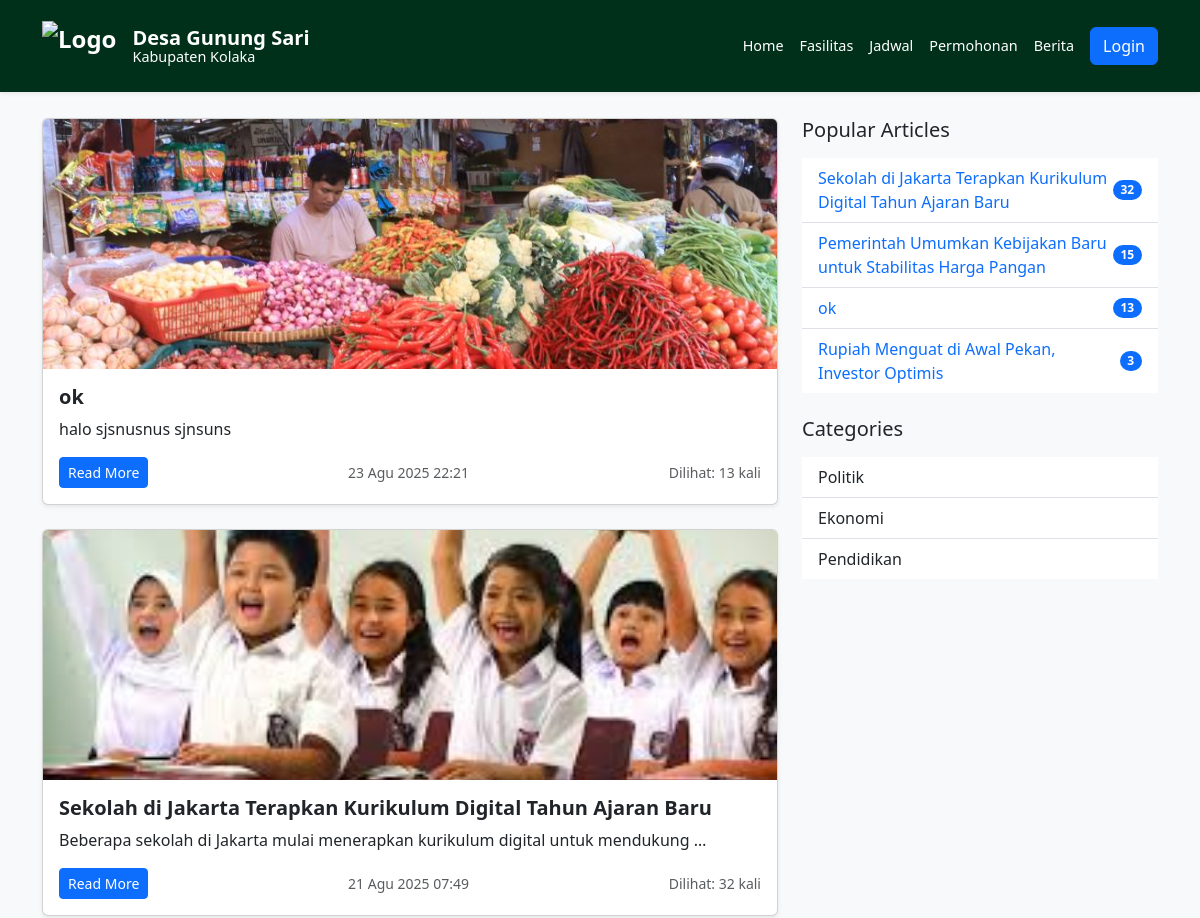
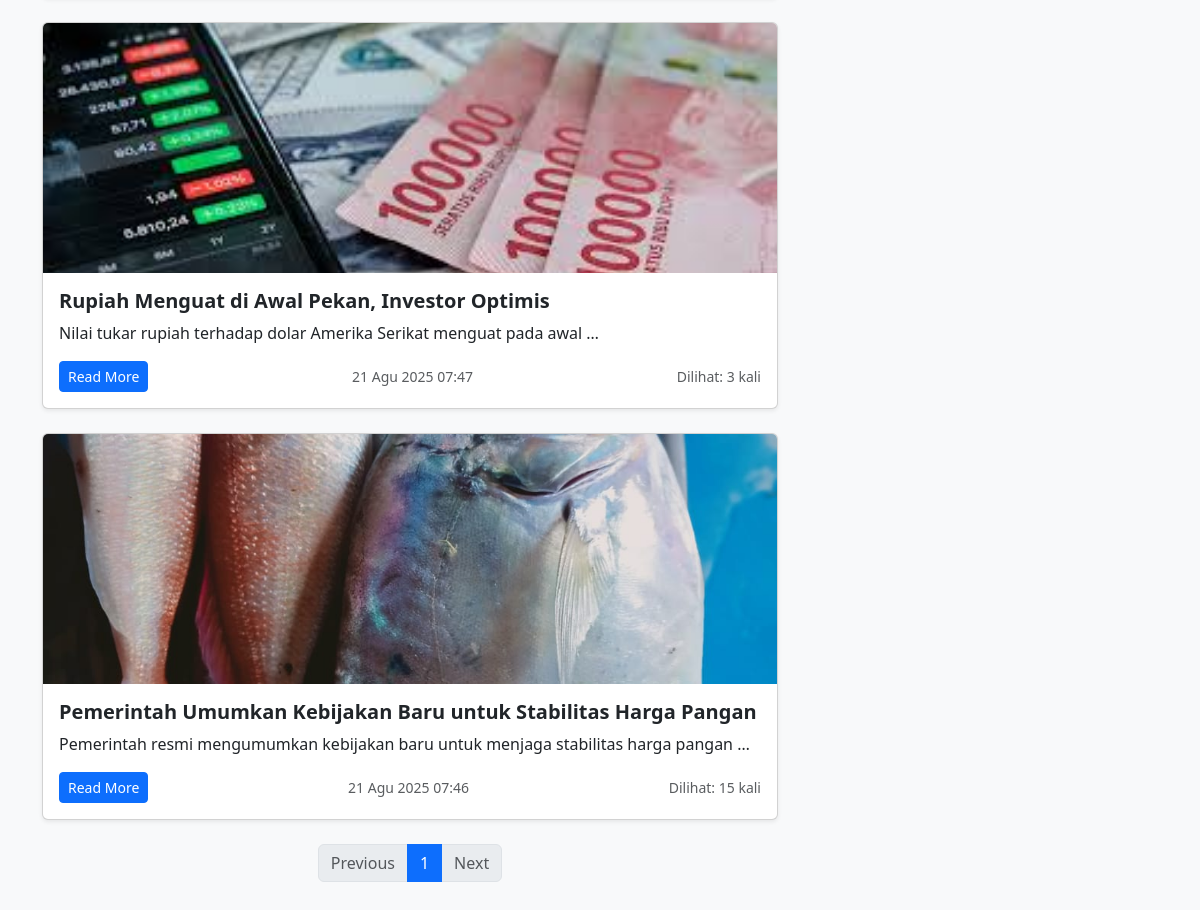
Page /news/ on the committed database (2 pictures, top to bottom).
### news/models.py (models this page shows, shortened)
class Article(models.Model):
    title = models.CharField(max_length=200)
    content = models.TextField()
    author = models.CharField(max_length=100)
    kegiatan = models.ForeignKey(Kegiatan, on_delete=models.CASCADE, null=True, blank=True)
    created_at = models.DateTimeField(auto_now_add=True)
    views = models.IntegerField(default=0)
    image = models.ImageField(upload_to='articles/', null=True, blank=True)
    category = models.ForeignKey(Category, on_delete=models.SET_NULL, null=True, blank=True)

class Category(models.Model):
    name = models.CharField(max_length=50)

### news/views.py (the view)
# urls.py: path('', views.news_list, name='new_list'),
def news_list(request):
    articles = Article.objects.all().order_by('-created_at')
    paginator = Paginator(articles, 6)
    page_number = request.GET.get('page')
    page_obj = paginator.get_page(page_number)
    popular_articles = Article.objects.order_by('-views')[:5]
    categories = Category.objects.all()
    context = {
        'page_obj': page_obj,
        'popular_articles': popular_articles,
        'categories': categories,
    }
    return render(request, 'news/news_list.html', context)

### news/templates/news/news_list.html (shortened to what this page needs)
<!DOCTYPE html>
<html lang="en">
<head>
    <link href="https://cdn.jsdelivr.net/npm/bootstrap@5.3.2/dist/css/bootstrap.min.css" rel="stylesheet">
</head>
<body>
<nav class="navbar navbar-expand-lg navbar-dark fixed-top shadow-sm" style="background-color: #00301a">
    <div class="container d-flex align-items-center">
        <a class="navbar-brand d-flex align-items-center" href="#">
            <img src="https://cdn.digitaldesa.com/uploads/profil/74.01.08.2023/common/300_kolakakab.png" alt="Logo" style="height: 50px; width: auto;">
            <div class="ms-3 navbar-brand-text text-white">
                <span class="fw-bold" style="font-size: 1.25rem;">Desa Gunung Sari</span>
                <span style="font-weight: normal; font-size: 0.9rem;">Kabupaten Kolaka</span>
            </div>
        </a>
        <div class="collapse navbar-collapse" id="navbarNav">
            <ul class="navbar-nav ms-auto align-items-center">
                <li class="nav-item"><a class="nav-link text-white" href="{% url 'index' %}">Home</a></li>
                <li class="nav-item"><a class="nav-link text-white" href="{% url 'fasilitas_list' %}">Fasilitas</a></li>
                <li class="nav-item"><a class="nav-link text-white" href="{% url 'jadwal_list' %}">Jadwal</a></li>
                <li class="nav-item"><a class="nav-link text-white" href="{% url 'permohonan_peminjaman_submit' %}">Permohonan</a></li>
                <li class="nav-item"><a class="nav-link text-white" href="{% url 'new_list' %}">Berita</a></li>
                {% if user.is_authenticated %}
                    <li class="nav-item"><a class="nav-link text-white" href="{% url 'daftar_persetujuan' %}">Persetujuan</a></li>
                    <li class="nav-item"><a class="nav-link text-white" href="{% url 'create_article' %}">Buat berita</a></li>
                    <li class="nav-item">
                        <form method="POST" action="{% url 'logout_view' %}" class="d-inline">
                            {% csrf_token %}
                            <button type="submit" class="btn btn-danger btn-sm ms-2">Logout</button>
                        </form>
                    </li>
                {% else %}
                    <li class="nav-item">
                        <a href="#" class="btn btn-primary ms-2" data-bs-toggle="modal" data-bs-target="#loginModal">Login</a>
                    </li>
                {% endif %}
            </ul>
        </div>
    </div>
</nav>
<div class="container my-5">
    <div class="row">
        <div class="col-lg-8 mb-4">
            {% for article in page_obj %}
                <div class="card mb-4 shadow-sm">
                    {% if article.image %}
                        <img src="{{ article.image.url }}" class="card-img-top" alt="{{ article.title }}">
                    {% endif %}
                    <div class="card-body">
                        <h5 class="card-title">{{ article.title }}</h5>
                        <p class="card-text">{{ article.content|truncatewords:10 }}</p>
                        <div class="d-flex justify-content-between align-items-center">
                            <a href="{% url 'article_detail' article.pk %}" class="btn btn-primary btn-sm">Read More</a>
                            <small class="text-muted">{{ article.created_at|date:"d M Y H:i" }}</small>
                            <small class="text-muted"> Dilihat: {{ article.views }} kali</small>
                        </div>
                    </div>
                </div>
            {% empty %}
                <p class="text-center text-muted">No articles found.</p>
            {% endfor %}
            <nav aria-label="Page navigation">
                <ul class="pagination justify-content-center">
                    {% if page_obj.has_previous %}
                        <li class="page-item">
                            <a class="page-link" href="?page={{ page_obj.previous_page_number }}">Previous</a>
                        </li>
                    {% else %}
                        <li class="page-item disabled"><span class="page-link">Previous</span></li>
                    {% endif %}
                    {% for num in page_obj.paginator.page_range %}
                        {% if page_obj.number == num %}
                            <li class="page-item active" aria-current="page"><span class="page-link">{{ num }}</span></li>
                        {% else %}
                            <li class="page-item"><a class="page-link" href="?page={{ num }}">{{ num }}</a></li>
                        {% endif %}
                    {% endfor %}
                    {% if page_obj.has_next %}
                        <li class="page-item">
                            <a class="page-link" href="?page={{ page_obj.next_page_number }}">Next</a>
                        </li>
                    {% else %}
                        <li class="page-item disabled"><span class="page-link">Next</span></li>
                    {% endif %}
                </ul>
            </nav>
        </div>
        <div class="col-lg-4">
            <div class="mb-4">
                <h5 class="mb-3">Popular Articles</h5>
                <ul class="list-group list-group-flush">
                    {% for article in popular_articles %}
                        <li class="list-group-item d-flex justify-content-between align-items-center">
                            <a href="{% url 'article_detail' article.pk %}" class="text-decoration-none">{{ article.title }}</a>
                            <span class="badge bg-primary rounded-pill">{{ article.views }}</span>
                        </li>
                    {% endfor %}
                </ul>
            </div>
            <div>
                <h5 class="mb-3">Categories</h5>
                <ul class="list-group list-group-flush">
                    {% for category in categories %}
                        <li class="list-group-item">{{ category.name }}</li>
                    {% endfor %}
                </ul>
            </div>
        </div>
    </div>
</div>
</body>
</html>

### news/templates/news/news_list.html (style rules this page uses)
body { background-color: #f8f9fa; padding-top: 70px; }
.card-img-top { max-height: 250px; object-fit: cover; }
.card-title { font-weight: 600; }
.pagination .page-item.active .page-link { background-color: #0d6efd; border-color: #0d6efd; }
.navbar { padding-top: 1rem; padding-bottom: 1rem; font-size: 0.9rem; }
.navbar-brand { font-size: 1.5rem; font-weight: 700; white-space: nowrap; }
.nav-link { padding-top: 0.25rem; padding-bottom: 0.25rem; position: relative; transition: color 0.3s ease; cursor: pointer; }
.nav-link::after { content: ""; position: absolute; width: 0%; height: 2px; bottom: 0; left: 0; background-color: #d4edda; transition: width 0.3s ease; border-radius: 2px; }
.navbar-brand-text span { display: block; line-height: 1.1; }

### rows in the picture
Article: image (picture), title "ok", content "halo sjsnusnus sjnsuns", created_at "23 Agu 2025 22:21", views "13"
Article: image (picture), title "Sekolah di Jakarta Terapkan Kurikulum Digital Tahun Ajaran Baru", content "Beberapa sekolah di Jakarta mulai menerapkan kurikulum digital untuk mendukung …", created_at "21 Agu 2025 07:49", views "32"
Article: image (picture), title "Rupiah Menguat di Awal Pekan, Investor Optimis", content "Nilai tukar rupiah terhadap dolar Amerika Serikat menguat pada awal …", created_at "21 Agu 2025 07:47", views "3"
Article: image (picture), title "Pemerintah Umumkan Kebijakan Baru untuk Stabilitas Harga Pangan", content "Pemerintah resmi mengumumkan kebijakan baru untuk menjaga stabilitas harga pangan …", created_at "21 Agu 2025 07:46", views "15"
Category: name "Politik"
Category: name "Ekonomi"
Category: name "Pendidikan"

### other values in the picture
{{ num }} "1"
